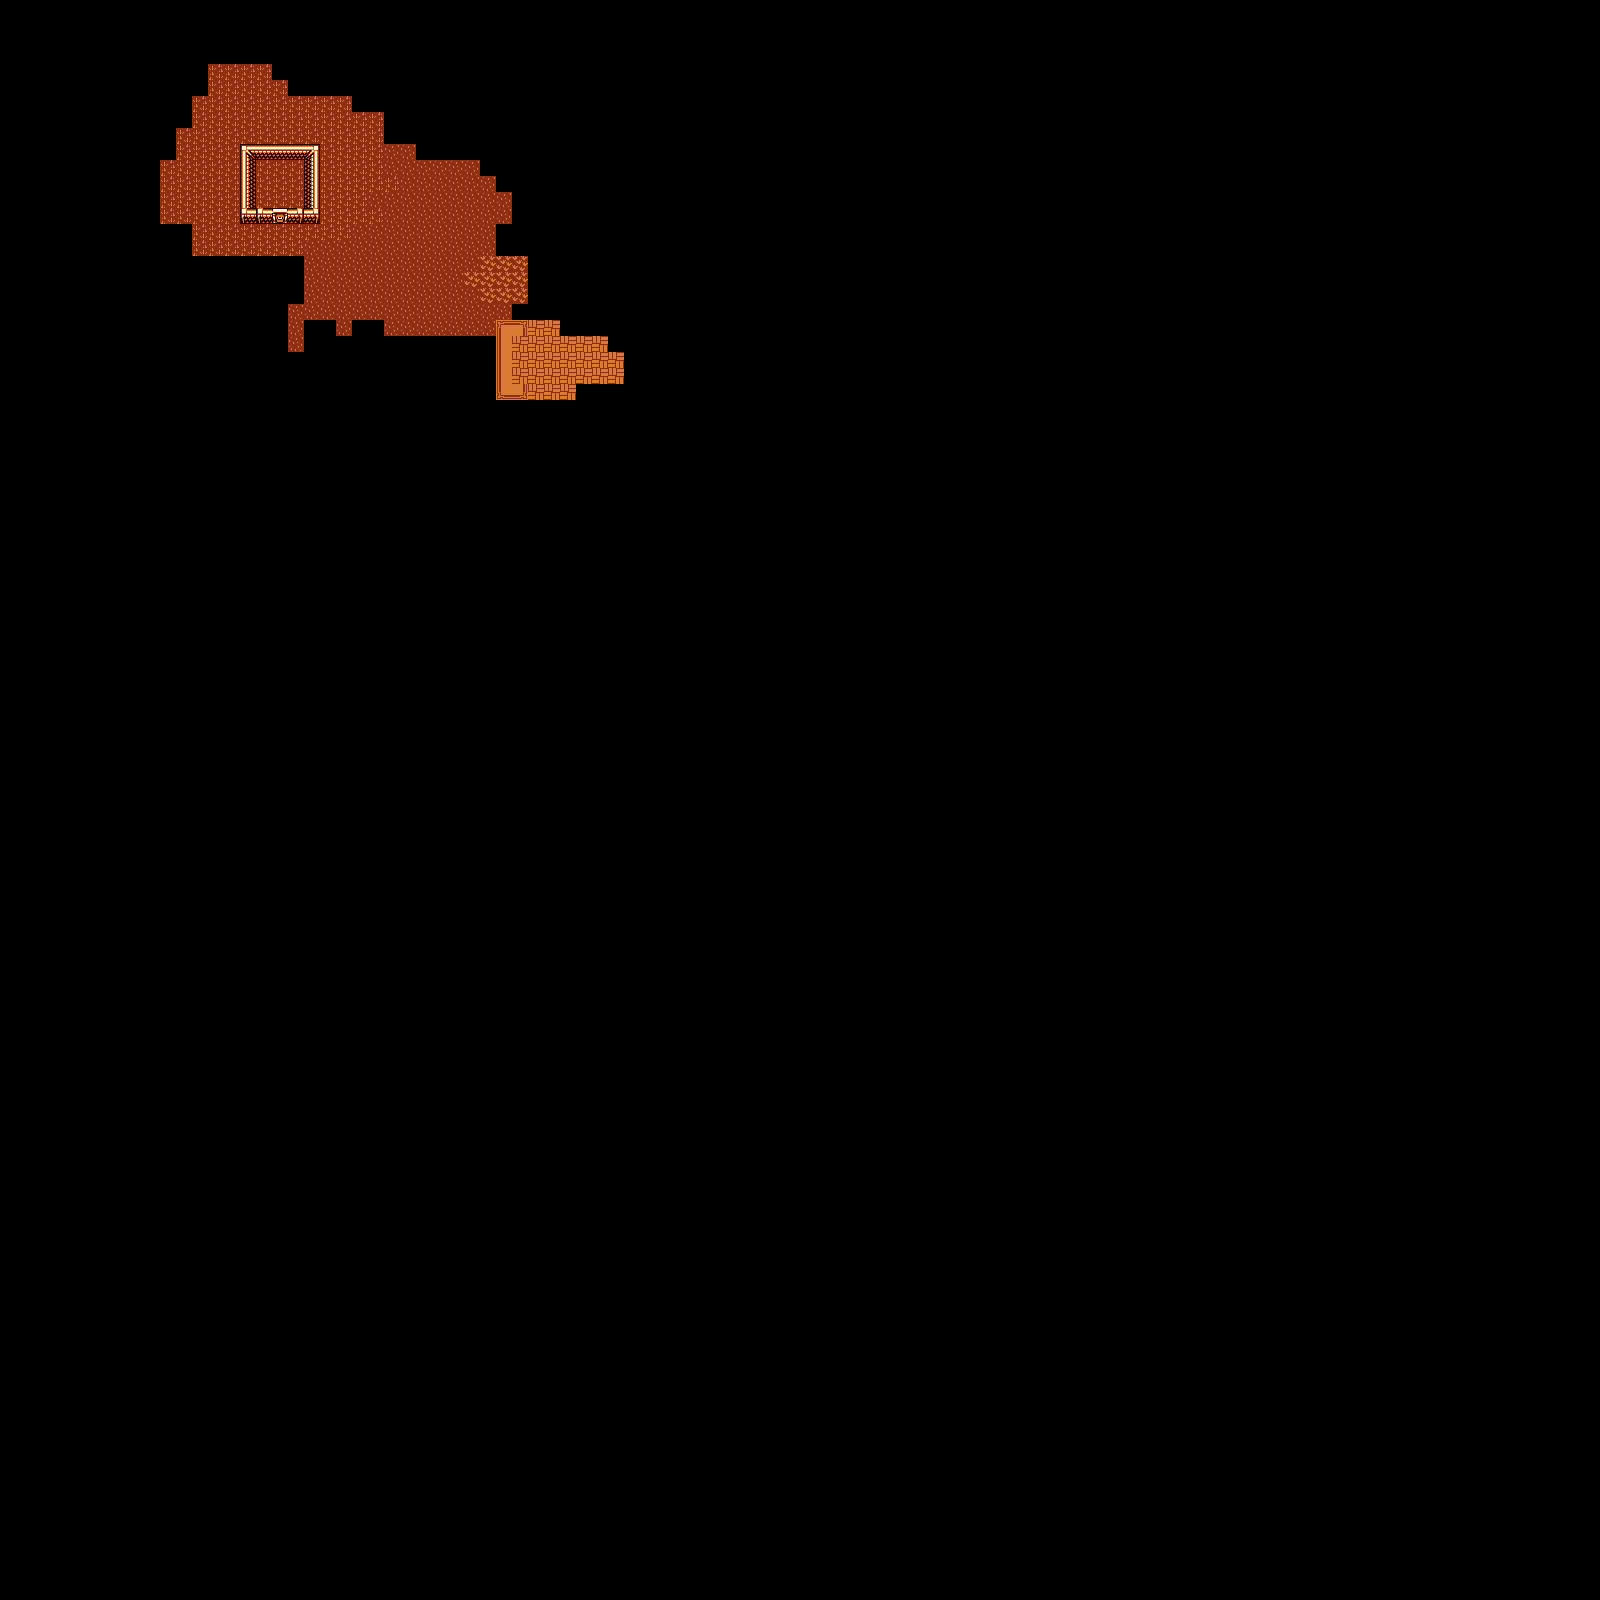

This is a level from a 2D game, rendered from its Tiled map with the project's own tilesets. A one-line summary and the map file follow, with tile-layer data summarised:
An orthogonal 100x100 tile map with 16x16 px tiles, 1 tile layer (Tile Layer 1).

<map version="1.0" orientation="orthogonal" renderorder="right-down" width="100" height="100" tilewidth="16" tileheight="16" nextobjectid="1">
 <tileset firstgid="1" name="testTiles" tilewidth="16" tileheight="16" tilecount="280" columns="10">
  <image source="graphicsTest.png" width="160" height="448" />
 </tileset>
 <layer name="Tile Layer 1" width="100" height="100">
  <data>[10000 cells, 280 non-empty, 17 distinct tile ids]</data>
 </layer>
</map>
